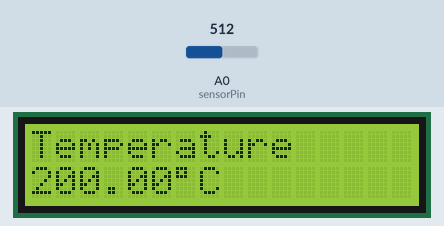
The sketch below on a simulated Arduino Uno, built with avr-gcc and run on an emulated ATmega328P. On the bench: 16×2 character LCD. The inputs (shaded band) are chosen by the test bench; at power-on: A0 (sensorPin) = 512.

Above: at 1.2 s.
1.3 s: A0 (sensorPin) set to 716
At 3.0 s:
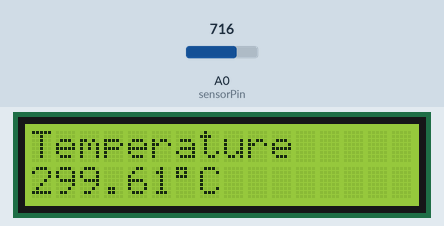
3.5 s: A0 (sensorPin) set to 900
At 5.0 s:
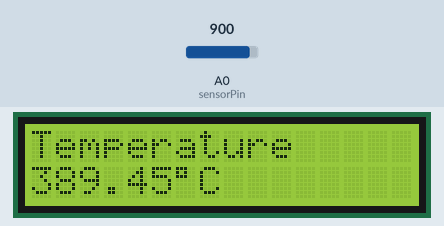
5.5 s: A0 (sensorPin) set to 1023
At 6.9 s:
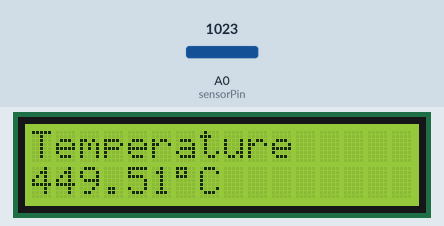
Timing chart, 0 to 8.5 s (numbered marks = the images above; inputs shaded):
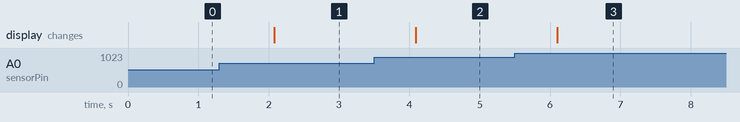

Measured:
- after the input at 1.3 s, the display: changes after 0.78 s (image 1)
- after the input at 3.5 s, the display: changes after 0.59 s (image 2)
- after the input at 5.5 s, the display: changes after 0.60 s (image 3)

The sketch:

Digital_Thermometer.ino.ino
```cpp
// C++ code
//
#include <LiquidCrystal.h>

LiquidCrystal lcd(12, 11, 5, 4, 3, 2);

int sensorPin = A0;

void setup()
{
  lcd.begin(16, 2);
}

void loop()
{
  int reading = analogRead(sensorPin);

  float voltage = reading * 5.0;
  voltage /= 1024.0;

  float temperatureC = (voltage - 0.5) * 100;

  lcd.clear();

  lcd.setCursor(0, 0);
  lcd.print("Temperature");

  lcd.setCursor(0, 1);
  lcd.print(temperatureC);
  lcd.print((char)223);
  lcd.print("C");

  delay(1000);
}
```
